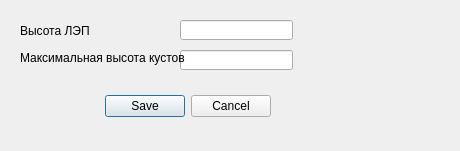
<?xml version="1.0" encoding="UTF-8"?>
<ui version="4.0">
 <class>Dialog</class>
 <widget class="QDialog" name="Dialog">
  <property name="geometry">
   <rect>
    <x>0</x>
    <y>0</y>
    <width>460</width>
    <height>151</height>
   </rect>
  </property>
  <property name="windowTitle">
   <string>Dialog</string>
  </property>
  <widget class="QDialogButtonBox" name="buttonBox">
   <property name="geometry">
    <rect>
     <x>-70</x>
     <y>90</y>
     <width>341</width>
     <height>32</height>
    </rect>
   </property>
   <property name="orientation">
    <enum>Qt::Horizontal</enum>
   </property>
   <property name="standardButtons">
    <set>QDialogButtonBox::Cancel|QDialogButtonBox::Save</set>
   </property>
  </widget>
  <widget class="QLineEdit" name="lineEdit">
   <property name="geometry">
    <rect>
     <x>180</x>
     <y>20</y>
     <width>113</width>
     <height>20</height>
    </rect>
   </property>
  </widget>
  <widget class="QLineEdit" name="lineEdit_2">
   <property name="geometry">
    <rect>
     <x>180</x>
     <y>50</y>
     <width>113</width>
     <height>20</height>
    </rect>
   </property>
  </widget>
  <widget class="QLabel" name="label">
   <property name="geometry">
    <rect>
     <x>20</x>
     <y>20</y>
     <width>71</width>
     <height>21</height>
    </rect>
   </property>
   <property name="text">
    <string>Высота ЛЭП</string>
   </property>
  </widget>
  <widget class="QLabel" name="label_2">
   <property name="geometry">
    <rect>
     <x>20</x>
     <y>50</y>
     <width>171</width>
     <height>16</height>
    </rect>
   </property>
   <property name="text">
    <string>Максимальная высота кустов</string>
   </property>
  </widget>
 </widget>
 <resources/>
 <connections>
  <connection>
   <sender>buttonBox</sender>
   <signal>accepted()</signal>
   <receiver>Dialog</receiver>
   <slot>accept()</slot>
   <hints>
    <hint type="sourcelabel">
     <x>248</x>
     <y>254</y>
    </hint>
    <hint type="destinationlabel">
     <x>157</x>
     <y>274</y>
    </hint>
   </hints>
  </connection>
  <connection>
   <sender>buttonBox</sender>
   <signal>rejected()</signal>
   <receiver>Dialog</receiver>
   <slot>reject()</slot>
   <hints>
    <hint type="sourcelabel">
     <x>316</x>
     <y>260</y>
    </hint>
    <hint type="destinationlabel">
     <x>286</x>
     <y>274</y>
    </hint>
   </hints>
  </connection>
 </connections>
</ui>
